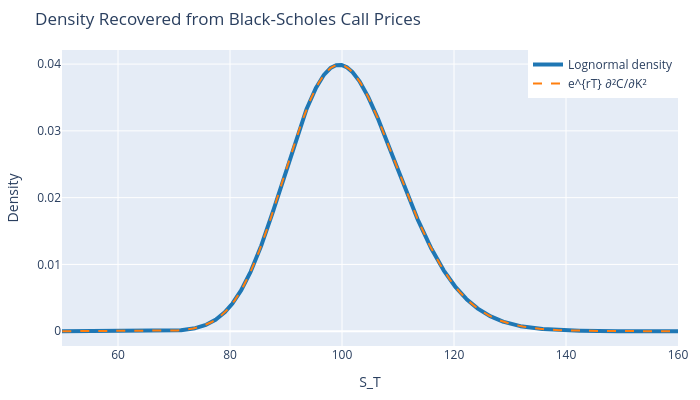

The notebook cell saved with this chart:
### Code cell
fig = go.Figure()
fig.add_trace(
    go.Scatter(
        x=K,
        y=exact,
        mode="lines",
        name="Lognormal density",
        line={"width": 4, "color": colors[0]},
    )
)
fig.add_trace(
    go.Scatter(
        x=K[1:-1],
        y=recovered,
        mode="lines",
        name="e^{rT} ∂²C/∂K²",
        line={"width": 2, "color": colors[1], "dash": "dash"},
    )
)
fig.update_layout(
    title="Density Recovered from Black-Scholes Call Prices",
    xaxis_title="S_T",
    yaxis_title="Density",
    width=700,
    height=400,
    margin={"l": 60, "r": 20, "t": 50, "b": 50},
    legend={"x": 1, "xanchor": "right", "y": 1, "yanchor": "top"},
)
fig.write_image("output/black_scholes_density.png", scale=2)
fig.show()

### Figure 1 — Plotly figure (JSON) as saved in the notebook; plotly's stock layout.template omitted (floating-point values rounded to 4 significant figures; data arrays with more than 128 entries replaced by an {"elided": "..."} marker saying what was removed)
{"data": [{"line": {"color": "#1f77b4", "width": 4}, "mode": "lines", "name": "Lognormal density", "type": "scatter", "x": {"elided": "2201 float values"}, "y": {"elided": "2201 float values"}}, {"line": {"color": "#ff7f0e", "dash": "dash", "width": 2}, "mode": "lines", "name": "e^{rT} ∂²C/∂K²", "type": "scatter", "x": {"elided": "2199 float values"}, "y": {"elided": "2199 float values"}}], "layout": {"height": 400, "legend": {"x": 1, "xanchor": "right", "y": 1, "yanchor": "top"}, "margin": {"b": 50, "l": 60, "r": 20, "t": 50}, "title": {"text": "Density Recovered from Black-Scholes Call Prices"}, "width": 700, "xaxis": {"title": {"text": "S_T"}}, "yaxis": {"title": {"text": "Density"}}}}
